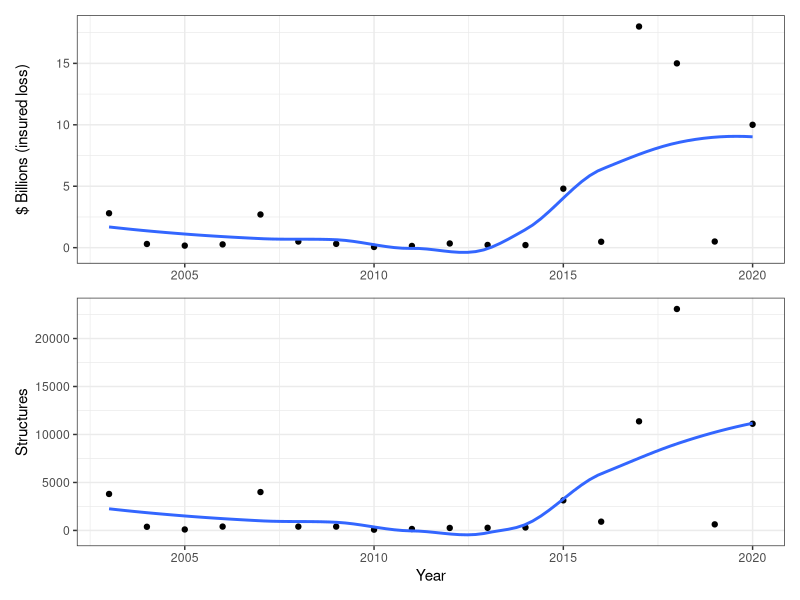
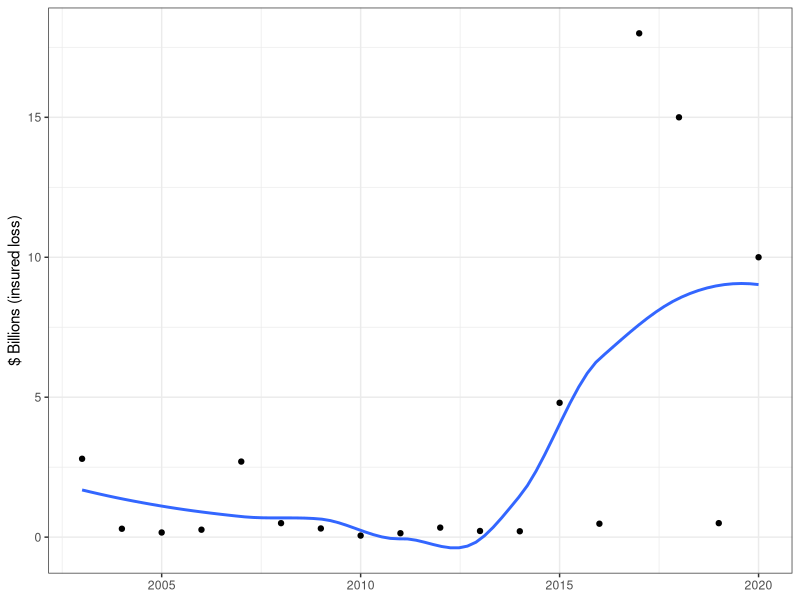
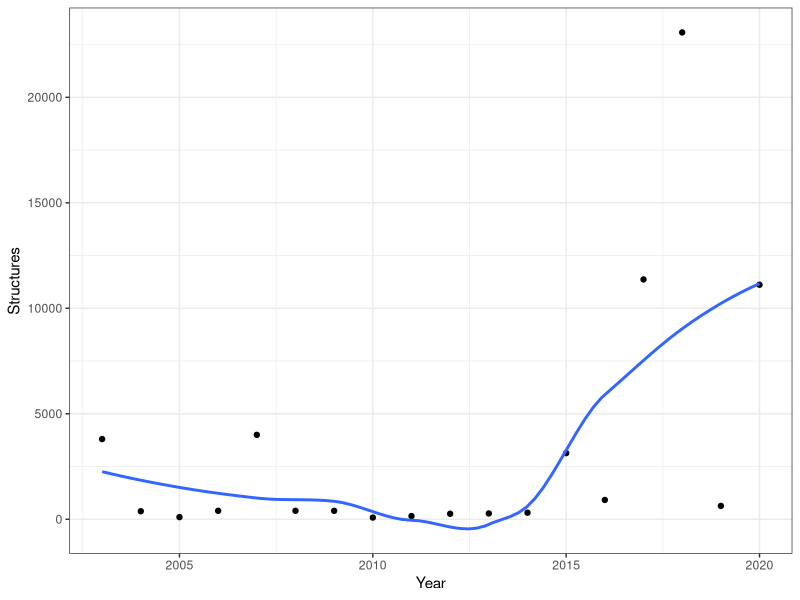

Write the R code that produced these figures, in order. (Note: this script raises an error after producing the figures.)
## Purpose: socioeconomic trends figure
## Project: 2020_Fires_GEB

library(tidyverse)
library(patchwork)
library(cowplot)

## read in data from Hugh
d = read_csv('RawData/CalFireTrends_1980-2020.csv') %>% 
  filter(year > 2002) %>% 
  select(year, cost = 'cost+damage $billions', cost_adj = 'cost inflation adjusted (2020 $s)',
         structures)

p1 = ggplot(d, aes(x = year, y = cost)) +
  geom_point() +
  geom_smooth(formula = 'y ~ x', method = 'loess', se = F) +
  theme_bw() +
  ylab('$ Billions (insured loss)') + xlab(NULL)

p2 = ggplot(d, aes(x = year, y = structures)) +
  geom_point() +
  geom_smooth(formula = 'y ~ x', method = 'loess', se = F) +
  theme_bw() +
  ylab('Structures') + xlab("Year")

p = p1 / p2

save_plot("Figures/losses.png", p,
         base_width = 5, base_height = 6)
